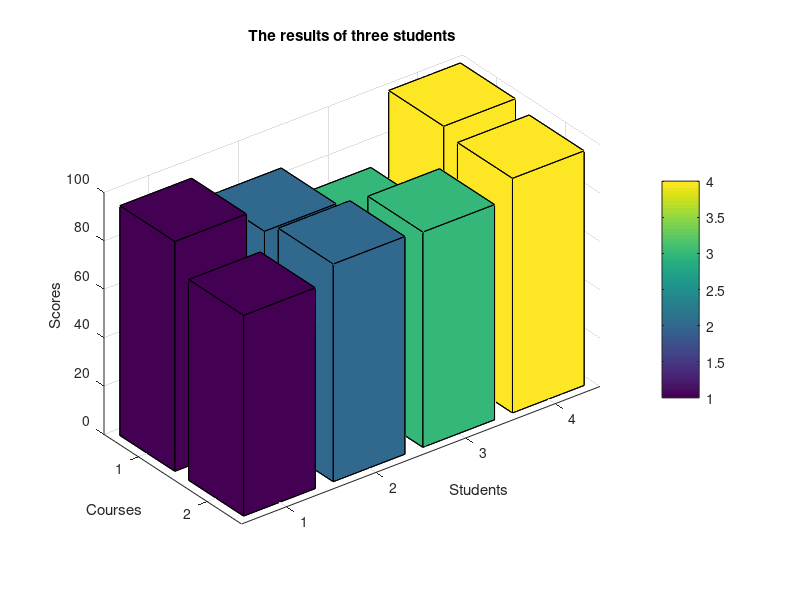

The MATLAB script that drew this image:
close all; clear all; clc

results=[95,85,71,100;83,90,89,97];

bar3(results,0.8)

xlabel('Students');
ylabel('Courses');
zlabel('Scores')

title('The results of three students');
colorbar